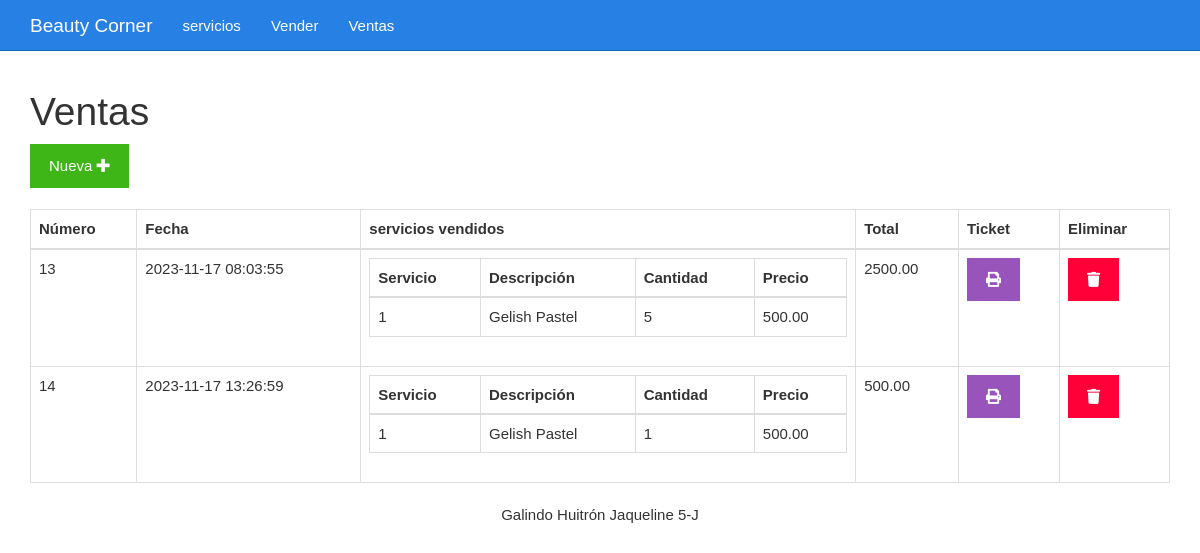
Page /ventas.php on the committed database.
### tables this page shows
CREATE TABLE `ventas` (
  `id` bigint(20) UNSIGNED NOT NULL,
  `fecha` datetime NOT NULL,
  `total` decimal(7,2) DEFAULT NULL
);

### ventas.php (the view)
<?php include_once "encabezado.php" ?>
<?php
include_once "base_de_datos.php";
$sentencia = $base_de_datos->query("SELECT ventas.total, ventas.fecha, ventas.id, GROUP_CONCAT(	servicios.nomservicio, '..',  servicios.descripcion, '..',  servicios.precio, '..', servicios_vendidos.cantidad SEPARATOR '__') AS servicios FROM ventas INNER JOIN servicios_vendidos ON servicios_vendidos.id_venta = ventas.id INNER JOIN servicios ON servicios.id = servicios_vendidos.id_servicio GROUP BY ventas.id ORDER BY ventas.id;");
$ventas = $sentencia->fetchAll(PDO::FETCH_OBJ);
?>
	<div class="col-xs-12">
		<h1>Ventas</h1>
		<div>
			<a class="btn btn-success" href="./vender.php">Nueva <i class="fa fa-plus"></i></a>
		</div>
		<br>
		<table class="table table-bordered">
			<thead>
				<tr>
					<th>Número</th>
					<th>Fecha</th>
					<th>servicios vendidos</th>
					<th>Total</th>
					<th>Ticket</th>
					<th>Eliminar</th>
				</tr>
			</thead>
			<tbody>
				<?php foreach($ventas as $venta){ ?>
				<tr>
					<td><?php echo $venta->id ?></td>
					<td><?php echo $venta->fecha ?></td>
					<td>
						<table class="table table-bordered">
							<thead>
								<tr>
									<th>Servicio</th>
									<th>Descripción</th>
									<th>Cantidad</th>
									<th>Precio</th>
								</tr>
							</thead>
							<tbody>
								<?php foreach(explode("__", $venta->servicios) as $serviciosConcatenados){
								$servicio = explode("..", $serviciosConcatenados)
								?>
								<tr>
									<td><?php echo $servicio[0] ?></td>
									<td><?php echo $servicio[1] ?></td>
									<td><?php echo $servicio[3] ?></td>
									<td><?php echo $servicio[2] ?></td>
								</tr>
								<?php } ?>
							</tbody>
						</table>
					</td>
					<td><?php echo $venta->total ?></td>
					<td><a class="btn btn-info" href="<?php echo "imprimirTicket.php?id=" . $venta->id?>"><i class="fa fa-print"></i></a></td>
					<td><a class="btn btn-danger" href="<?php echo "eliminarVenta.php?id=" . $venta->id?>"><i class="fa fa-trash"></i></a></td>
				</tr>
				<?php } ?>
			</tbody>
		</table>
	</div>
<?php include_once "pie.php" ?>

### css/estilo.css (style rules this page uses)
body { padding-top: 70px; }

### rows in the picture
ventas: id "13", fecha "2023-11-17 08:03:55", servicio "1", servicio "Gelish Pastel", servicio "5", servicio "500.00", total "2500.00"
ventas: id "14", fecha "2023-11-17 13:26:59", servicio "1", servicio "Gelish Pastel", servicio "500.00", total "500.00"
